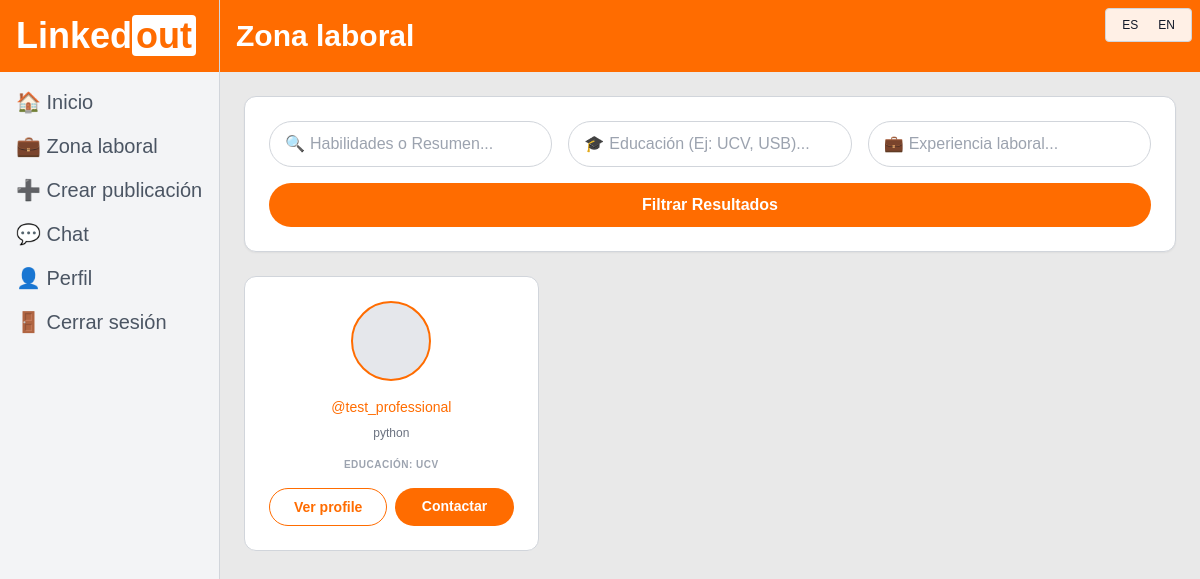
Before: /search-professionals/ (signed in) with the older database file.
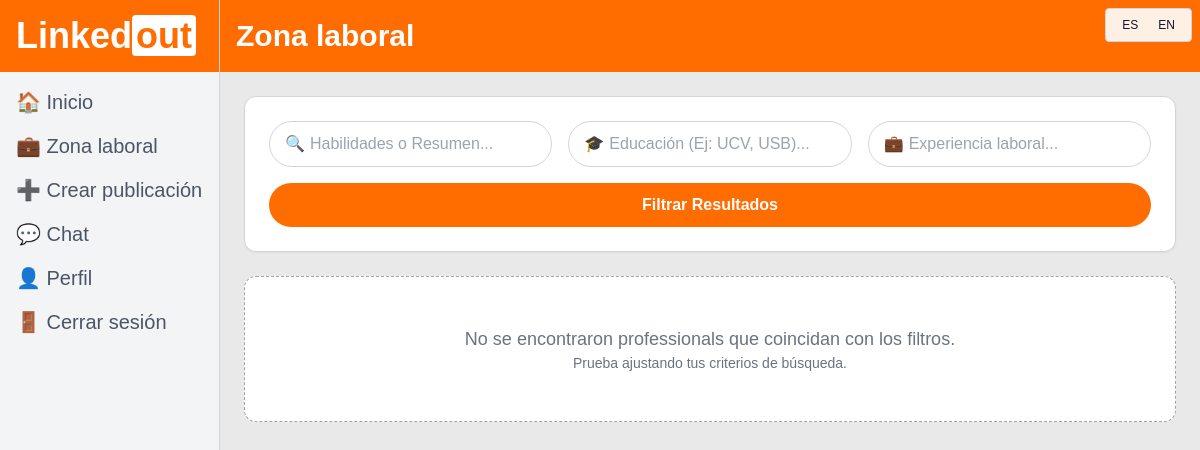
After: the same page with the newer database file.
### apps/linkedout/models.py (models this page shows, shortened)
class Profile(models.Model):
    user = models.OneToOneField(User,
                                on_delete=models.CASCADE,
                                related_name='profile')
    PROFESSIONAL = 'professional'
    COMPANY = 'company'
    USER_TYPE_CHOICES = [
        (PROFESSIONAL, ('Profesional')),
        (COMPANY, ('Empresa')),
    ]
    user_type = models.CharField(max_length=20,
                                 choices=USER_TYPE_CHOICES,
                                 default=PROFESSIONAL)
    professional_summary = models.TextField(null=True, blank=True)
    education = models.TextField(null=True, blank=True)
    experience = models.TextField(null=True, blank=True)

### apps/linkedout/views.py (the view, shortened to what this page needs)
# urls.py: path('search-professionals/', views.search_professionals, name='search_professionals'),
def search_professionals(request):
    summary = request.GET.get('summary', '')
    education = request.GET.get('education', '')
    experience = request.GET.get('experience', '')
    professionals = Profile.objects.filter(user_type=Profile.PROFESSIONAL)
    context = {
        'page_title': _('Zona laboral'),
        'professionals': professionals,
        'show_bottom_nav': True,
    }
    return render(request, 'search_professionals.html', context)

### apps/linkedout/templates/search_professionals.html (shortened to what this page needs)
{% extends 'base.html' %}
{% load i18n static %}
{% block content %}
<div class="max-w-6xl mx-auto space-y-6">
    <section class="bg-white p-6 rounded-xl border border-gray-300 shadow-sm">
        <form method="GET" action="{% url 'search_professionals' %}" class="space-y-4">
            <div class="grid grid-cols-1 md:grid-cols-3 gap-4">
                <div class="relative w-full">
                    <span class="absolute left-4 top-1/2 -translate-y-1/2 text-gray-400">🔍</span>
                    <input type="text" name="summary" value="{{ request.GET.summary }}"
                        placeholder="{% trans 'Habilidades o Resumen...' %}"
                        class="w-full pl-10 pr-4 py-2.5 border border-gray-300 rounded-full focus:border-linkedout-orange focus:ring-1 focus:ring-linkedout-orange outline-none">
                </div>
                <div class="relative w-full">
                    <span class="absolute left-4 top-1/2 -translate-y-1/2 text-gray-400">🎓</span>
                    <input type="text" name="education" value="{{ request.GET.education }}"
                        placeholder="{% trans 'Educación (Ej: UCV, USB)...' %}"
                        class="w-full pl-10 pr-4 py-2.5 border border-gray-300 rounded-full focus:border-linkedout-orange focus:ring-1 focus:ring-linkedout-orange outline-none">
                </div>
                <div class="relative w-full">
                    <span class="absolute left-4 top-1/2 -translate-y-1/2 text-gray-400">💼</span>
                    <input type="text" name="experience" value="{{ request.GET.experience }}"
                        placeholder="{% trans 'Experiencia laboral...' %}"
                        class="w-full pl-10 pr-4 py-2.5 border border-gray-300 rounded-full focus:border-linkedout-orange focus:ring-1 focus:ring-linkedout-orange outline-none">
                </div>
            </div>
            <button type="submit" name="search_btn"
                class="w-full bg-linkedout-orange text-white font-bold py-2.5 rounded-full hover:opacity-90 transition-opacity">
                {% trans "Filtrar Resultados" %}
            </button>
        </form>
    </section>
    <div class="grid grid-cols-1 sm:grid-cols-2 lg:grid-cols-3 gap-6">
        {% for profile in professionals %}
        <div class="bg-white border border-gray-300 rounded-xl p-6 text-center hover:shadow-md transition-shadow">
            <div class="w-20 h-20 bg-gray-200 rounded-full mx-auto mb-4 border-2 border-linkedout-orange flex items-center justify-center">
            </div>
            <p class="text-sm text-linkedout-orange font-medium mb-2">@{{ profile.user.username }}</p>
            <p class="text-xs text-gray-500 mb-4 line-clamp-2">
                {{ profile.professional_summary|default:_("Sin resumen profesional disponible.") }}
            </p>
            <div class="text-[10px] text-gray-400 mb-4 uppercase tracking-wider font-bold">
                {% trans "Educación" %}: {{ profile.education|truncatechars:30|default:_("No especificada") }}
            </div>
            <div class="grid grid-cols-2 gap-2 mt-auto">
                <a href="{% url 'profile' %}"
                   class="text-sm font-bold border border-linkedout-orange text-linkedout-orange py-2 rounded-full hover:bg-orange-50 transition-colors block text-center">
                    {% trans "Ver profile" %}
                </a>
                <a href="{% url 'messages' %}" class="text-sm font-bold bg-linkedout-orange text-white py-2 rounded-full hover:opacity-90 transition-opacity block text-center">
                    {% trans "Contactar" %}
                </a>
            </div>
        </div>
        {% empty %}
        <div class="col-span-full py-12 text-center text-gray-500 bg-white rounded-xl border border-dashed border-gray-400">
            <p class="text-lg font-medium">{% trans "No se encontraron professionals que coincidan con los filtros." %}</p>
            <p class="text-sm">{% trans "Prueba ajustando tus criterios de búsqueda." %}</p>
        </div>
        {% endfor %}
    </div>
</div>
{% endblock %}

Changed rows visible on the page:
removed Profile: user.username "test_professional", professional_summary "python", education "UCV"
Other visible differences:
text now shown: "No se encontraron professionals que coincidan con los filtros. Prueba ajustando tus criterios de búsqueda."
